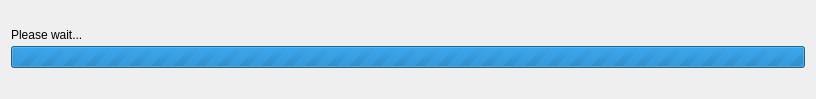
<?xml version="1.0" encoding="UTF-8"?>
<ui version="4.0">
 <class>LearnDialog</class>
 <widget class="QDialog" name="LearnDialog">
  <property name="geometry">
   <rect>
    <x>0</x>
    <y>0</y>
    <width>816</width>
    <height>99</height>
   </rect>
  </property>
  <property name="windowTitle">
   <string>Dialog</string>
  </property>
  <layout class="QVBoxLayout" name="verticalLayout_2">
   <item>
    <layout class="QVBoxLayout" name="verticalLayout">
     <item>
      <widget class="QLabel" name="label_status">
       <property name="maximumSize">
        <size>
         <width>16777215</width>
         <height>10</height>
        </size>
       </property>
       <property name="text">
        <string>Please wait...</string>
       </property>
      </widget>
     </item>
     <item>
      <widget class="QProgressBar" name="progressBar">
       <property name="maximum">
        <number>0</number>
       </property>
       <property name="value">
        <number>0</number>
       </property>
      </widget>
     </item>
    </layout>
   </item>
  </layout>
 </widget>
 <resources/>
 <connections/>
</ui>
